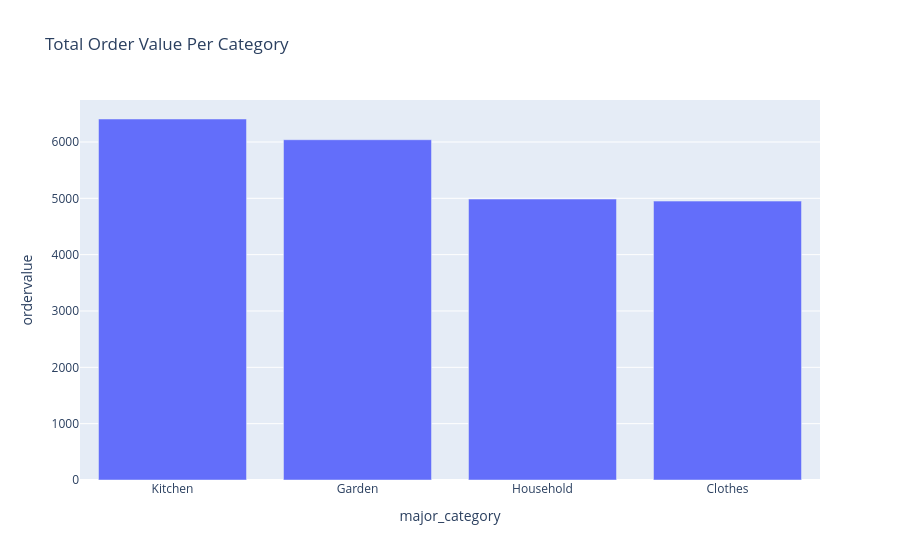

This figure's notebook cell:
### Code cell
px.bar(cat_value, x= 'major_category', y= 'ordervalue', title= 'Total Order Value Per Category')

### Figure 1 — Plotly figure (JSON) as saved in the notebook; plotly's stock layout.template omitted (floating-point values rounded to 4 significant figures)
{"data": [{"hovertemplate": "major_category=%{x}<br>ordervalue=%{y}<extra></extra>", "legendgroup": "", "marker": {"color": "#636efa", "pattern": {"shape": ""}}, "name": "", "orientation": "v", "showlegend": false, "textposition": "auto", "type": "bar", "x": ["Kitchen", "Garden", "Household", "Clothes"], "xaxis": "x", "y": [6408.0, 6040.0, 4987.0, 4950.0], "yaxis": "y"}], "layout": {"barmode": "relative", "legend": {"tracegroupgap": 0}, "title": {"text": "Total Order Value Per Category"}, "xaxis": {"anchor": "y", "domain": [0, 1], "title": {"text": "major_category"}}, "yaxis": {"anchor": "x", "domain": [0, 1], "title": {"text": "ordervalue"}}}}
